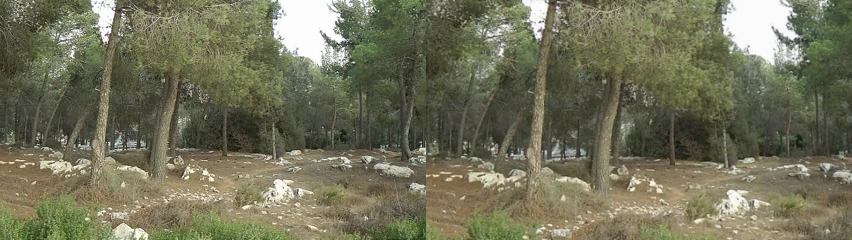
#> input picture frames/val/14_1.png, 852 x 240 px, given as the content of the folder D:/AIM_GAN_Model/UnstableFrames/video14/, which was not available
$ python combine_image.py
#> lines starting #> are read from the running program, lines starting #| are printed output that depends on the picture; pictures that were not available may be replaced by others from this repository, and a replacement may not be noted
from PIL import Image
import os

#Organize file
def OrganizeArrayByNumber(array):
    swap=True
    while(swap==True):
        swap=False
        for i in range(len(array)-1):
            num=int(array[i].split(".")[0])
            nextnum=int(array[i+1].split(".")[0])
            if num>nextnum:
                swap=True
                array[i],array[i+1]=array[i+1],array[i]
    return array

#Read the two images
root1=os.listdir('D:/AIM_GAN_Model/UnstableFrames/video14/')
root2=os.listdir('D:/AIM_GAN_Model/StableFrame/video14/')

root1=OrganizeArrayByNumber(root1)
root2=OrganizeArrayByNumber(root2)

if len(root1)<=len(root2):
    root_length=len(root1)
    root=root1
    not_root_length=len(root2)
    rev_root=root2
else :
    root_length=len(root2)
    root=root2
    not_root_length=len(root1)
    rev_root=root1


for i in range(root_length):
    print(f"{i+1}/{root_length}")
    print(root1[i],root2[i])
    image1 = Image.open(f'D:/AIM_GAN_Model/UnstableFrames/video14/{root1[i]}')
#> image1 is the input picture: PIL image 852x240 RGB; mean R, G, B 114.6, 114.2, 89.8
    image2 = Image.open(f'D:/AIM_GAN_Model/StableFrame/video14/{root2[i]}')

#    resize, first image
    image1 = image1.resize((426, 240))
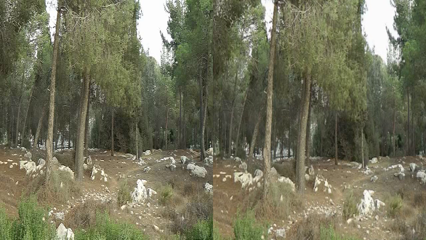
#> image1: PIL image 426x240 RGB; mean R, G, B 114.6, 114.2, 89.8
    image2 = image2.resize((426, 240))
    image1_size = image1.size
#> image1_size = (426, 240)
    image2_size = image2.size
#> image2_size = (426, 240)
#   combine
    new_image = Image.new('RGB',(2*image1_size[0], image1_size[1]), (250,250,250))
#> new_image: PIL image 852x240 RGB; every value is 250
    new_image.paste(image1,(0,0))
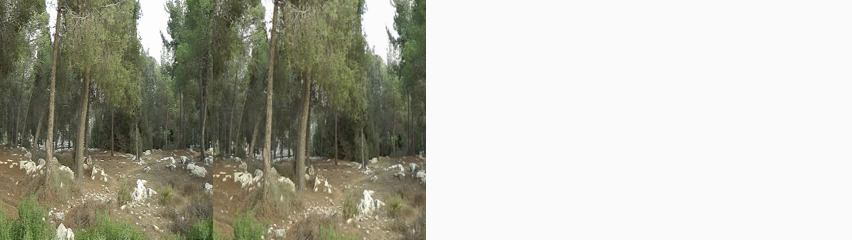
#> new_image: PIL image 852x240 RGB; mean R, G, B 182.3, 182.1, 169.9
    new_image.paste(image2,(image1_size[0],0))
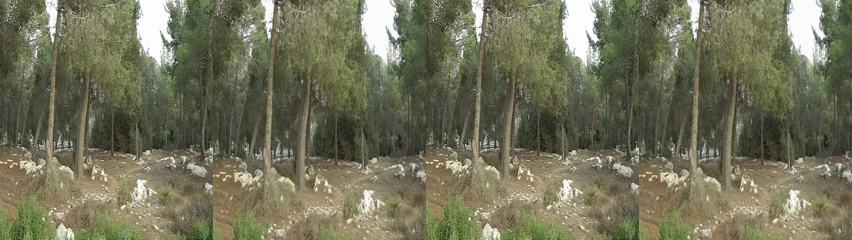
#> new_image: PIL image 852x240 RGB; mean R, G, B 114.6, 114.2, 89.8
#   Save
    new_image.save(f"D:/AIM_GAN_Model/PersonalTest/val/14_{root[i]}","PNG")

$ run again, on frames/val/14_110.png
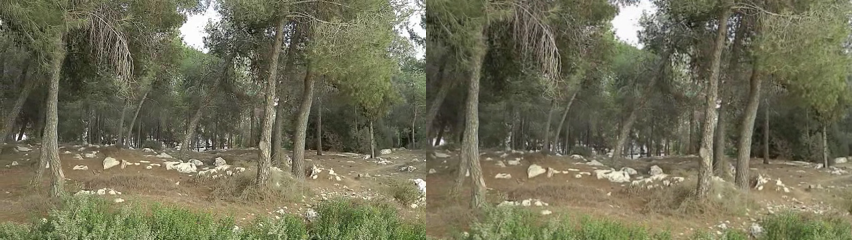
#> input picture frames/val/14_110.png, 852 x 240 px, given as the content of the folder D:/AIM_GAN_Model/UnstableFrames/video14/, which was not available
#> image1 is the input picture: PIL image 852x240 RGB; mean R, G, B 112.6, 110.9, 86.4
#> `image1 = image1.resize((426, 240))`:
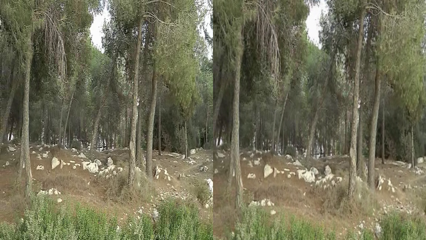
#> image1: PIL image 426x240 RGB; mean R, G, B 112.6, 110.9, 86.4
#> `new_image.paste(image2,(image1_size[0],0))`:
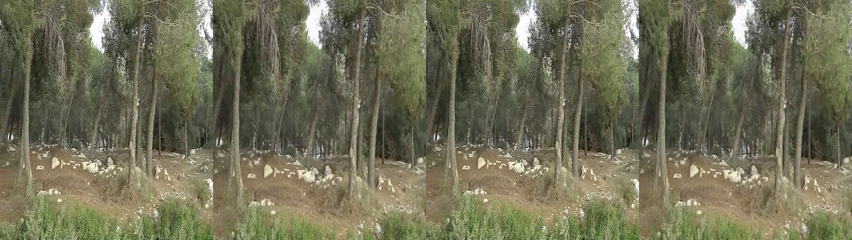
#> new_image: PIL image 852x240 RGB; mean R, G, B 112.6, 110.9, 86.4
